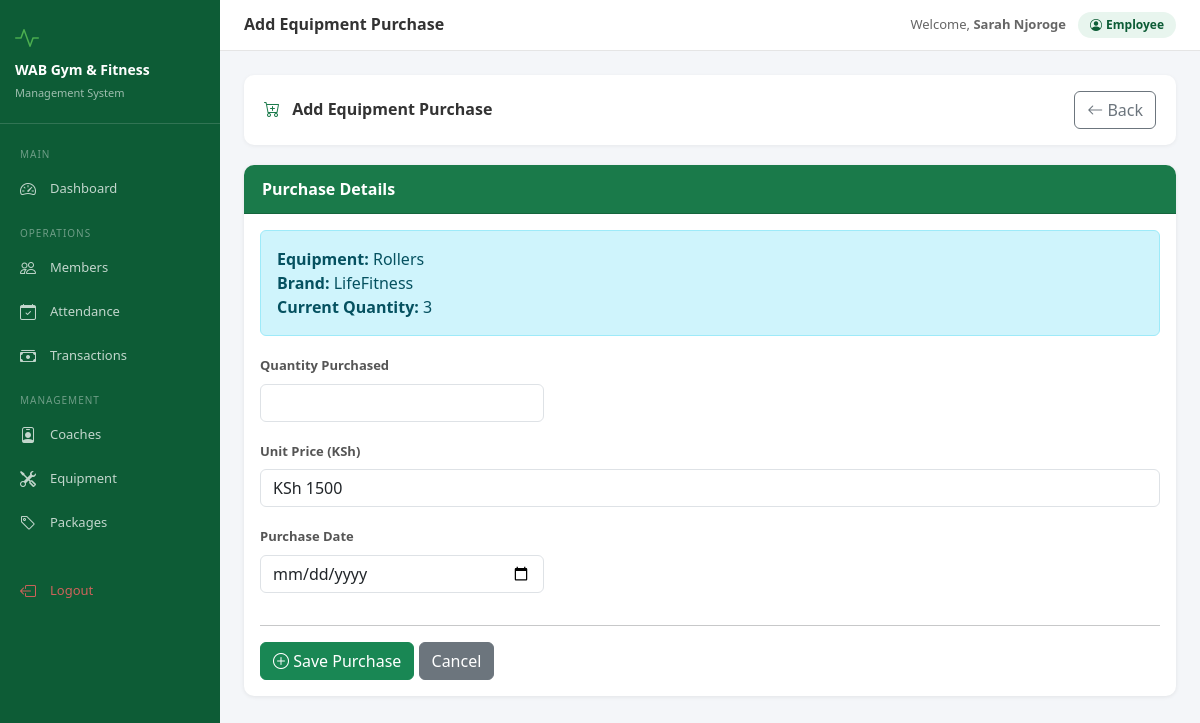
Screenshot of /equipment/6/purchase/ (signed in) with the database file from the repository.
### accounts/models.py (models this page shows, shortened)
class User(AbstractUser):
    ROLE_CHOICES = [
        ("admin", "Admin"),
        ("receptionist", "Receptionist"),
        ("accountant", "Accountant"),
        ("coach", "Coach"),
    ]
    role = models.CharField(
        max_length=20,
        choices=ROLE_CHOICES,
        default="receptionist",
    )
    phone = models.CharField(
        max_length=15,
        blank=True,
        null=True,
    )
    @property
    def is_admin(self):
        return self.role == "admin"

### equipment/models.py (models this page shows, shortened)
class Equipment(models.Model):
    serial  = models.CharField(max_length=50, unique=True)
    name    = models.CharField(max_length=100)
    brand   = models.CharField(max_length=100)
    price   = models.DecimalField(max_digits=10, decimal_places=2)
    status  = models.BooleanField(default=True)
    added_at= models.DateTimeField(auto_now_add=True)
    quantity = models.PositiveIntegerField(default=0)
    total_value = models.DecimalField(max_digits=12, decimal_places=2, default=0)

### equipment/views.py (the view, shortened to what this page needs)
# urls.py: path("<int:pk>/purchase/", views.add_purchase, name="add_purchase"),
@login_required
def add_purchase(request, pk):
    equipment = get_object_or_404(Equipment, pk=pk)
    return render(request, "equipment/add_purchase.html", {
        "equipment": equipment
    })

### equipment/templates/equipment/add_purchase.html (shortened to what this page needs)
{% extends 'base.html' %}
{% block page_title %}Add Equipment Purchase{% endblock %}
{% block content %}
<div class="section-header">
    <h4>
        <i class="bi bi-cart-plus me-2" style="color:#1a7a4a"></i>
        Add Equipment Purchase
    </h4>
    <a href="{% url 'equipment_list' %}" class="btn btn-outline-secondary">
        <i class="bi bi-arrow-left"></i> Back
    </a>
</div>
<div class="card">
    <div class="card-header">
        Purchase Details
    </div>
    <div class="card-body">
        <div class="alert alert-info">
            <strong>Equipment:</strong> {{ equipment.name }} <br>
            <strong>Brand:</strong> {{ equipment.brand }} <br>
            <strong>Current Quantity:</strong> {{ equipment.quantity }}
        </div>
        <form method="POST">
            <div class="row">
                <div class="col-md-4 mb-3">
                    <label class="form-label">
                        Quantity Purchased
                    </label>
                    <input
                        type="number"
                        name="quantity"
                        class="form-control"
                        min="1"
                        required>
                </div>
                <div class="mb-3">
                    <label class="form-label">
                        Unit Price (KSh)
                    </label>
                    <input
                        type="text"
                        class="form-control"
                        value="KSh {{ equipment.price|floatformat:0 }}"
                        readonly>
                </div>
                <div class="col-md-4 mb-3">
                    <label class="form-label">
                        Purchase Date
                    </label>
                    <input
                        type="date"
                        name="purchase_date"
                        class="form-control"
                        required>
                </div>
            </div>
            <hr>
            <button class="btn btn-success">
                <i class="bi bi-plus-circle"></i>
                Save Purchase
            </button>
            <a href="{% url 'equipment_list' %}" class="btn btn-secondary">
                Cancel
            </a>
        </form>
    </div>
</div>
{% endblock %}

### templates/base.html (shortened to what this page needs)
<!DOCTYPE html>
<html lang="en">
<head>
<link href="https://cdn.jsdelivr.net/npm/bootstrap@5.3.0/dist/css/bootstrap.min.css" rel="stylesheet">
<link href="https://cdn.jsdelivr.net/npm/bootstrap-icons@1.11.0/font/bootstrap-icons.css" rel="stylesheet">
</head>
<body>
{% if user.is_authenticated %}
<div class="sidebar">
  <div class="brand">
    <div style="font-size:24px;color:#4caf50;margin-bottom:6px"><i class="bi bi-activity"></i></div>
    <h5>WAB Gym & Fitness</h5>
    <small>Management System</small>
  </div>
  <nav class="mt-2">
    <div class="nav-section">Main</div>
    <a href="{% url 'dashboard' %}" class="nav-link {% if request.resolver_match.url_name == 'dashboard' %}active{% endif %}">
      <i class="bi bi-speedometer2"></i> Dashboard
    </a>
    <div class="nav-section">Operations</div>
    <a href="{% url 'member_list' %}" class="nav-link {% if 'member' in request.resolver_match.url_name %}active{% endif %}">
      <i class="bi bi-people"></i> Members
    </a>
    <a href="{% url 'attendance_list' %}" class="nav-link {% if 'attendance' in request.resolver_match.url_name %}active{% endif %}">
      <i class="bi bi-calendar-check"></i> Attendance
    </a>
    <a href="{% url 'payment_list' %}" class="nav-link {% if 'payment' in request.resolver_match.url_name %}active{% endif %}">
      <i class="bi bi-cash-stack"></i> Transactions
    </a>
    <div class="nav-section">Management</div>
    <a href="{% url 'coach_list' %}" class="nav-link {% if 'coach' in request.resolver_match.url_name %}active{% endif %}">
      <i class="bi bi-person-badge"></i> Coaches
    </a>
    <a href="{% url 'equipment_list' %}" class="nav-link {% if 'equipment' in request.resolver_match.url_name %}active{% endif %}">
      <i class="bi bi-tools"></i> Equipment
    </a>
    <a href="{% url 'package_list' %}" class="nav-link {% if 'package' in request.resolver_match.url_name %}active{% endif %}">
      <i class="bi bi-tag"></i> Packages
    </a>
    <div class="mt-4 mb-2">
    <a href="{% url 'logout' %}" class="nav-link" style="color:rgba(255,100,100,.8)">
      <i class="bi bi-box-arrow-left"></i> Logout
    </a>
    </div>
  </nav>
</div>
<div class="main-content">
  <div class="topbar">
    <h6 class="page-title">{% block page_title %}WAB Gym{% endblock %}</h6>
    <div class="user-info">
      <span style="font-size:13px;color:#666">Welcome, <strong>{{ user.get_full_name|default:user.username }}</strong></span>
      <span class="user-badge"><i class="bi bi-person-circle me-1"></i>{{ user.role|title }}</span>
    </div>
  </div>
  <div class="content-area">
    {% block content %}{% endblock %}
  </div>
</div>
{% else %}
{% block auth_content %}{% endblock %}
{% endif %}
</body>
</html>

### templates/base.html (style rules this page uses)
:root { --wab-green:#1a7a4a;--wab-dark:#0d5c36;--wab-light:#e8f5ee;--sidebar-w:220px }
body { background:#f4f6f9;font-family:'Segoe UI',sans-serif }
.sidebar { position:fixed;top:0;left:0;height:100vh;width:var(--sidebar-w);background:var(--wab-dark);z-index:1000;overflow-y:auto;transition:.3s }
.sidebar .brand { padding:20px 15px;border-bottom:1px solid rgba(255,255,255,.15) }
.sidebar .brand h5 { color:#fff;margin:0;font-size:14px;font-weight:700 }
.sidebar .brand small { color:rgba(255,255,255,.6);font-size:11px }
.sidebar .nav-link { color:rgba(255,255,255,.75);padding:10px 20px;font-size:13px;display:flex;align-items:center;gap:10px;border-radius:0;transition:.2s }
.sidebar .nav-link i { font-size:16px;width:20px }
.sidebar .nav-section { color:rgba(255,255,255,.4);font-size:10px;text-transform:uppercase;letter-spacing:1px;padding:15px 20px 5px }
.main-content { margin-left:var(--sidebar-w);min-height:100vh }
.topbar { background:#fff;border-bottom:1px solid #e5e5e5;padding:12px 24px;display:flex;align-items:center;justify-content:space-between;position:sticky;top:0;z-index:999 }
.topbar .page-title { font-size:16px;font-weight:600;color:#333;margin:0 }
.topbar .user-info { display:flex;align-items:center;gap:12px }
.topbar .user-badge { background:var(--wab-light);color:var(--wab-dark);padding:4px 12px;border-radius:20px;font-size:12px;font-weight:600 }
.content-area { padding:24px }
.card { border:none;border-radius:10px;box-shadow:0 1px 4px rgba(0,0,0,.08) }
.card-header { background:var(--wab-green);color:#fff;border-radius:10px 10px 0 0!important;font-weight:600;padding:12px 18px }
.form-label { font-size:13px;font-weight:600;color:#555 }
.section-header { background:#fff;border-radius:10px;padding:16px 20px;margin-bottom:20px;box-shadow:0 1px 4px rgba(0,0,0,.06);display:flex;align-items:center;justify-content:space-between }
.section-header h4 { margin:0;font-size:16px;font-weight:700;color:#333 }

### rows the page displays
User: get_full_name "Sarah Njoroge", role "Employee"
Equipment: name "Rollers", brand "LifeFitness", quantity "3", price "KSh 1500"
